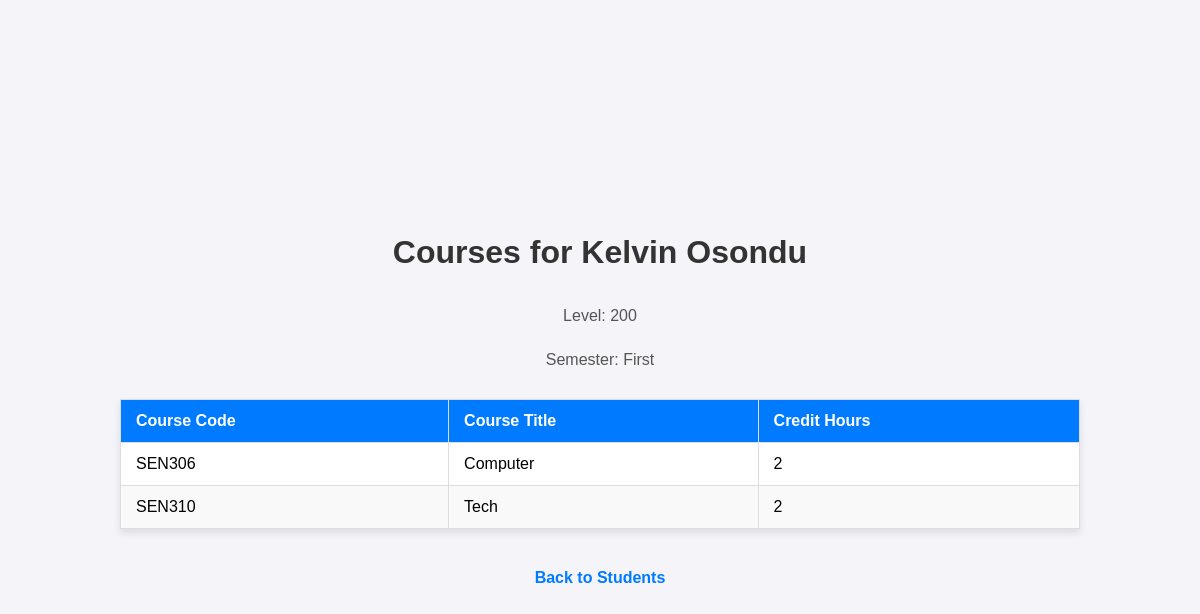
The page /student_courses/1 on the database its author committed.
### app.py (models this page shows, shortened)
class Applicant(db.Model):
    __tablename__ =  'applicantDetails'
    id = db.Column(db.Integer, primary_key =True)
    firstname = db.Column(db.String(15), nullable= False)
    lastname = db.Column(db.String(15), nullable= False )
    email = db.Column(db.String(30), unique =True, nullable =False )
    password = db.Column(db.String(40),  nullable =False )

class ApplicantSession(db.Model):
    __tablename__ = "applicantSession"
    id = db.Column(db.Integer, primary_key =True)
    level = db.Column(db.String(40),  nullable =False )
    semester = db.Column(db.String(40),  nullable =False )
    department = db.Column(db.String(40),  nullable =False )

class Courses(db.Model):
    __tablename__ = "coursesDetails"
    id = db.Column(db.Integer, primary_key =True)
    code =  db.Column(db.String(100), nullable= False)
    title = db.Column(db.String(100), nullable =False)
    credits_hours = db.Column(db.String(100), nullable=False)
    level = db.Column(db.String(20))
    semester = db.Column(db.String(20))

### app.py (the view)
@app.route("/student_courses/<int:student_id>")
def student_courses(student_id):
    student = Applicant.query.get_or_404(student_id)
    student_session = ApplicantSession.query.filter_by(id=student.id).first()
    courses = Courses.query.filter_by(level=student_session.level, semester=student_session.semester).all()
    return render_template("student_courses.html", student=student, student_session=student_session, courses=courses)

### templates/student_courses.html (shortened to what this page needs)
<!DOCTYPE html>
<html lang="en">
<head>
    <link rel="stylesheet" href="{{ url_for('static', filename='student_courses.css') }}">
</head>
<body>
    <h1>Courses for {{ student.firstname }} {{ student.lastname }}</h1>
    <p>Level: {{ student_session.level }}</p>
    <p>Semester: {{ student_session.semester }}</p>
    <table>
        <thead>
            <tr>
                <th>Course Code</th>
                <th>Course Title</th>
                <th>Credit Hours</th>
            </tr>
        </thead>
        <tbody>
            {% for course in courses %}
            <tr>
                <td>{{ course.code }}</td>
                <td>{{ course.title }}</td>
                <td>{{ course.credits_hours }}</td>
            </tr>
            {% endfor %}
        </tbody>
    </table>
    <a href="{{ url_for('view_students') }}">Back to Students</a>
</body>
</html>

### static/student_courses.css (style rules this page uses)
body { font-family: Arial, sans-serif; background-color: #f4f4f9; margin: 0; padding: 0; display: flex; justify-content: center; align-items: center; flex-direction: column; min-height: 100vh; }
h1 { color: #333; margin-bottom: 20px; }
p { font-size: 16px; color: #555; margin-bottom: 10px; }
table { width: 80%; border-collapse: collapse; margin: 20px 0; background-color: #fff; box-shadow: 0 4px 8px rgba(0, 0, 0, 0.1); }
table th, table td { padding: 12px 15px; text-align: left; border: 1px solid #ddd; }
table th { background-color: #007bff; color: #fff; }
table tr:nth-child(even) { background-color: #f9f9f9; }
a { display: inline-block; margin-top: 20px; text-decoration: none; color: #007bff; font-weight: bold; }

### rows shown on the page
Applicant: firstname "Kelvin", lastname "Osondu"
ApplicantSession: level "200", semester "First"
Courses: code "SEN306", title "Computer", credits_hours "2"
Courses: code "SEN310", title "Tech", credits_hours "2"
